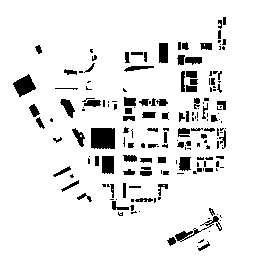
#> input picture resource/usc.png, 256 x 256 px
$ python utils.py
#> lines starting #> are read from the running program, lines starting #| are printed output that depends on the picture; after the words box and inside, x2 and y2 are one past the last pixel; in counts of white or black regions, pixels touching at a corner belong together
import math
from typing import Tuple
from PIL import Image, ImageDraw
import numpy as np
import json
from gymnasium.utils import seeding


def load_map(filepath: str) -> np.ndarray:
    """Convert a building map image (black - building, white - free space) to a numpy array.

    Args:
        filepath: Path of the map.

    Returns:
        The corresponding 0-1 numpy array (1 - building, 0 - free space).

    """
#> called with filepath = './resource/usc.png'
    image = Image.open(filepath)
#> image is the input picture: PIL image 256x256 RGBA; mean R, G, B, A 232, 232, 232, 255
    # convert the image to grayscale
    image_gray = image.convert("L")
#> image_gray: PIL image 256x256 L; 91% white; 181 black regions (95 under 20 px), largest, box (x1, y1, x2, y2) and area: (91, 128, 115, 149) 493, (13, 74, 36, 97) 297, (175, 216, 222, 242) 233
    image_array = np.array(image_gray)
    threshold = 128  # threshold of the grayscale value to map black to 1 and white to 0

    return (image_array < threshold).astype(np.int8)
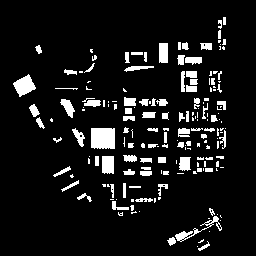
#> returned value: shape (256, 256) int8; values 0 (black) and 1 (white), 9% white; 181 white regions (95 under 20 px), largest, box (x1, y1, x2, y2) and area: (91, 128, 115, 149) 493, (13, 74, 36, 97) 297, (175, 216, 222, 242) 233


# [240 lines left out: functions save_map, save_cropped_maps, generate_map, crop_map, calc_coverage, calc_pl_threshold and 2 more, not called in this run]


if __name__ == '__main__':
    # use this script to generate cropped maps and save them as json
    original_map = load_map('./resource/usc.png')
    map_size = 64
    n = 400
    map_scale = 880 / 256
    ratio_coverage = .2 / 16
#> (the run stopped early here; a loop or call above may not have finished)
